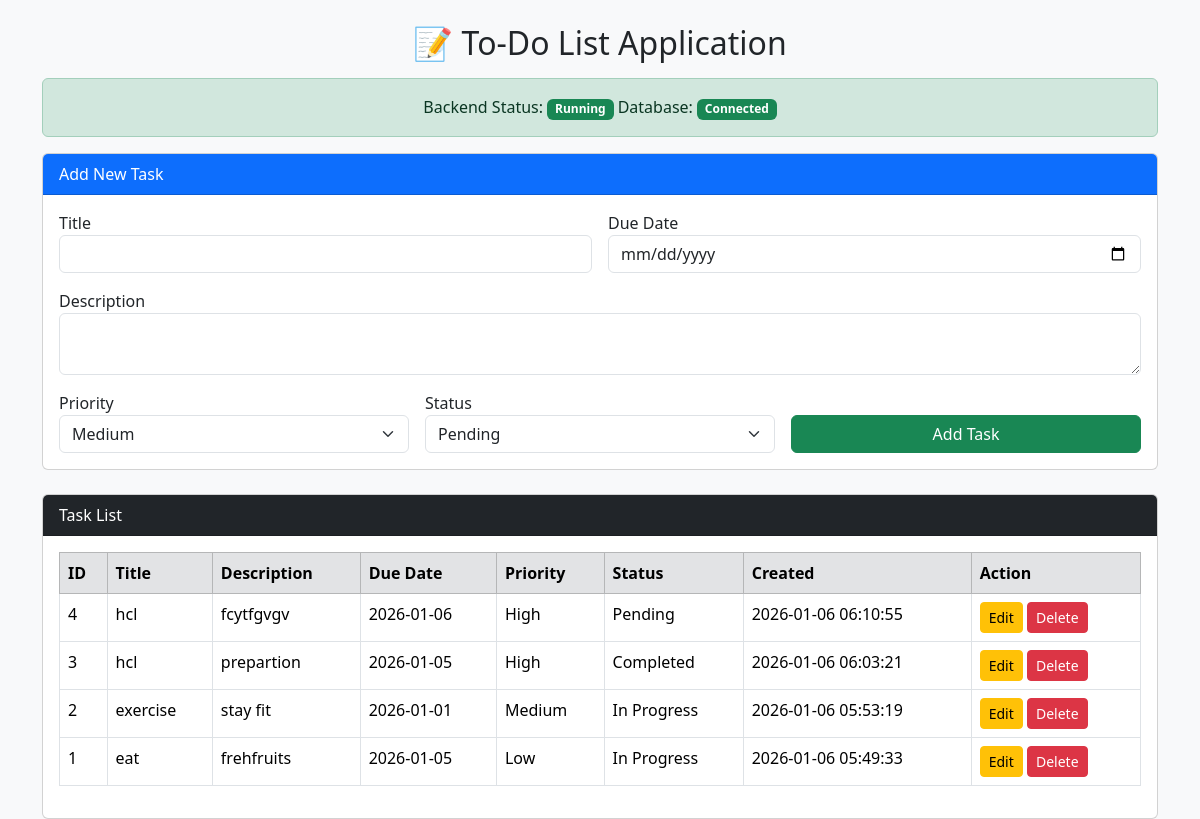
The page / on the database its author committed.
### tables this page shows
CREATE TABLE tasks (
            id INTEGER PRIMARY KEY AUTOINCREMENT,
            title TEXT NOT NULL,
            description TEXT,
            due_date TEXT,
            priority TEXT DEFAULT 'Medium',
            status TEXT DEFAULT 'Pending',
            created_at TIMESTAMP DEFAULT CURRENT_TIMESTAMP
        );

### app.py (the view)
@app.route("/")
def index():
    conn = get_db()
    tasks = conn.execute(
        "SELECT * FROM tasks ORDER BY created_at DESC"
    ).fetchall()
    conn.close()
    status = {"server": "Running", "database": "Connected"}
    return render_template("index.html", tasks=tasks, backend_status=status)

### app.py (called while the page is built)
def get_db():
    conn = sqlite3.connect("todo.db")
    conn.row_factory = sqlite3.Row
    return conn

### templates/index.html (shortened to what this page needs)
<!DOCTYPE html>
<html>
<head>
    <link href="https://cdn.jsdelivr.net/npm/bootstrap@5.3.2/dist/css/bootstrap.min.css" rel="stylesheet">
</head>
<body class="bg-light">
<div class="container mt-4">
    <h2 class="text-center mb-3">📝 To-Do List Application</h2>
    <div class="alert alert-success text-center">
        Backend Status:
        <span class="badge bg-success">{{ backend_status.server }}</span>
        Database:
        <span class="badge bg-success">{{ backend_status.database }}</span>
    </div>
    <div class="card mb-4">
        <div class="card-header bg-primary text-white">Add New Task</div>
        <div class="card-body">
            <form method="POST" action="/add" class="row g-3">
                <div class="col-md-6">
                    <label>Title</label>
                    <input type="text" name="title" class="form-control" required>
                </div>
                <div class="col-md-6">
                    <label>Due Date</label>
                    <input type="date" name="due_date" class="form-control">
                </div>
                <div class="col-12">
                    <label>Description</label>
                    <textarea name="description" class="form-control"></textarea>
                </div>
                <div class="col-md-4">
                    <label>Priority</label>
                    <select name="priority" class="form-select">
                        <option selected>Medium</option>
                    </select>
                </div>
                <div class="col-md-4">
                    <label>Status</label>
                    <select name="status" class="form-select">
                        <option>Pending</option>
                    </select>
                </div>
                <div class="col-md-4 d-flex align-items-end">
                    <button class="btn btn-success w-100">Add Task</button>
                </div>
            </form>
        </div>
    </div>
    <div class="card">
        <div class="card-header bg-dark text-white">Task List</div>
        <div class="card-body table-responsive">
            <table class="table table-bordered table-hover">
                <thead class="table-secondary">
                    <tr>
                        <th>ID</th><th>Title</th><th>Description</th>
                        <th>Due Date</th><th>Priority</th>
                        <th>Status</th><th>Created</th><th>Action</th>
                    </tr>
                </thead>
                <tbody>
                {% for task in tasks %}
                    <tr>
                        <td>{{ task.id }}</td>
                        <td>{{ task.title }}</td>
                        <td>{{ task.description }}</td>
                        <td>{{ task.due_date }}</td>
                        <td>{{ task.priority }}</td>
                        <td>{{ task.status }}</td>
                        <td>{{ task.created_at }}</td>
                        <td>
                            <a href="/edit/{{ task.id }}" class="btn btn-warning btn-sm">Edit</a>
                            <a href="/delete/{{ task.id }}" class="btn btn-danger btn-sm"
                               onclick="return confirm('Delete task?')">Delete</a>
                        </td>
                    </tr>
                {% endfor %}
                </tbody>
            </table>
        </div>
    </div>
</div>
</body>
</html>

### rows shown on the page
tasks: id "4", title "hcl", description "fcytfgvgv", due_date "2026-01-06", priority "High", status "Pending", created_at "2026-01-06 06:10:55"
tasks: id "3", title "hcl", description "prepartion", due_date "2026-01-05", priority "High", status "Completed", created_at "2026-01-06 06:03:21"
tasks: id "2", title "exercise", description "stay fit", due_date "2026-01-01", priority "Medium", status "In Progress", created_at "2026-01-06 05:53:19"
tasks: id "1", title "eat", description "frehfruits", due_date "2026-01-05", priority "Low", status "In Progress", created_at "2026-01-06 05:49:33"

### other values the page prints
{{ backend_status.server }} "Running"
{{ backend_status.database }} "Connected"
